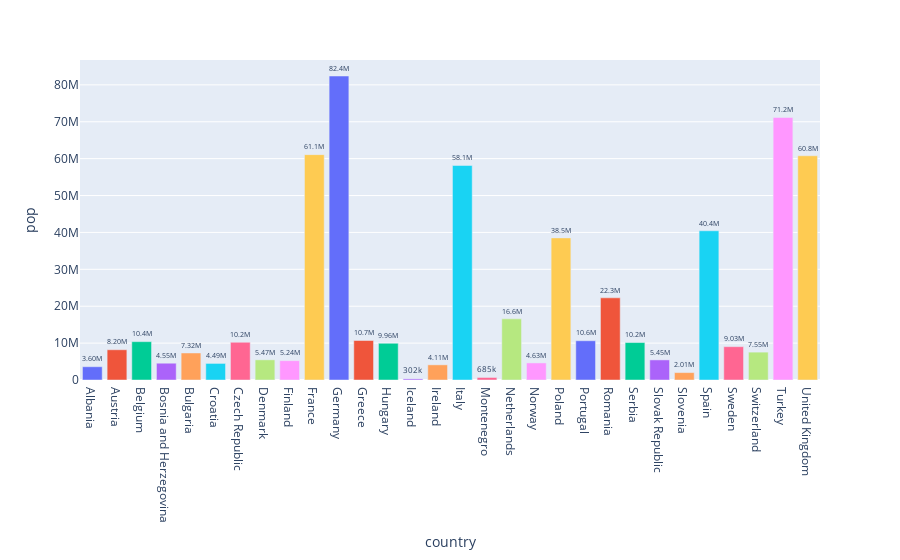

The notebook cell this image was saved under:
### Code cell
import plotly.express as px

fig = px.bar(df, x='country', y='pop', color='country', text='pop') 
fig.update_traces(
    textposition="outside",  # Set text position outside the bars
    texttemplate='%{text:.3s}',  # Set text template with 2 decimal places
    showlegend=False  # Hide legend
)
fig.show()

### Figure 1 — Plotly figure (JSON) as saved in the notebook; plotly's stock layout.template omitted (floating-point values rounded to 4 significant figures)
{"data": [{"alignmentgroup": "True", "hovertemplate": "country=%{x}<br>pop=%{text}<extra></extra>", "legendgroup": "Albania", "marker": {"color": "#636efa", "pattern": {"shape": ""}}, "name": "Albania", "offsetgroup": "Albania", "orientation": "v", "showlegend": false, "text": [3600523], "textposition": "outside", "texttemplate": "%{text:.3s}", "type": "bar", "x": ["Albania"], "xaxis": "x", "y": [3600523], "yaxis": "y"}, {"alignmentgroup": "True", "hovertemplate": "country=%{x}<br>pop=%{text}<extra></extra>", "legendgroup": "Austria", "marker": {"color": "#EF553B", "pattern": {"shape": ""}}, "name": "Austria", "offsetgroup": "Austria", "orientation": "v", "showlegend": false, "text": [8199783], "textposition": "outside", "texttemplate": "%{text:.3s}", "type": "bar", "x": ["Austria"], "xaxis": "x", "y": [8199783], "yaxis": "y"}, {"alignmentgroup": "True", "hovertemplate": "country=%{x}<br>pop=%{text}<extra></extra>", "legendgroup": "Belgium", "marker": {"color": "#00cc96", "pattern": {"shape": ""}}, "name": "Belgium", "offsetgroup": "Belgium", "orientation": "v", "showlegend": false, "text": [10392226], "textposition": "outside", "texttemplate": "%{text:.3s}", "type": "bar", "x": ["Belgium"], "xaxis": "x", "y": [10392226], "yaxis": "y"}, {"alignmentgroup": "True", "hovertemplate": "country=%{x}<br>pop=%{text}<extra></extra>", "legendgroup": "Bosnia and Herzegovina", "marker": {"color": "#ab63fa", "pattern": {"shape": ""}}, "name": "Bosnia and Herzegovina", "offsetgroup": "Bosnia and Herzegovina", "orientation": "v", "showlegend": false, "text": [4552198], "textposition": "outside", "texttemplate": "%{text:.3s}", "type": "bar", "x": ["Bosnia and Herzegovina"], "xaxis": "x", "y": [4552198], "yaxis": "y"}, {"alignmentgroup": "True", "hovertemplate": "country=%{x}<br>pop=%{text}<extra></extra>", "legendgroup": "Bulgaria", "marker": {"color": "#FFA15A", "pattern": {"shape": ""}}, "name": "Bulgaria", "offsetgroup": "Bulgaria", "orientation": "v", "showlegend": false, "text": [7322858], "textposition": "outside", "texttemplate": "%{text:.3s}", "type": "bar", "x": ["Bulgaria"], "xaxis": "x", "y": [7322858], "yaxis": "y"}, {"alignmentgroup": "True", "hovertemplate": "country=%{x}<br>pop=%{text}<extra></extra>", "legendgroup": "Croatia", "marker": {"color": "#19d3f3", "pattern": {"shape": ""}}, "name": "Croatia", "offsetgroup": "Croatia", "orientation": "v", "showlegend": false, "text": [4493312], "textposition": "outside", "texttemplate": "%{text:.3s}", "type": "bar", "x": ["Croatia"], "xaxis": "x", "y": [4493312], "yaxis": "y"}, {"alignmentgroup": "True", "hovertemplate": "country=%{x}<br>pop=%{text}<extra></extra>", "legendgroup": "Czech Republic", "marker": {"color": "#FF6692", "pattern": {"shape": ""}}, "name": "Czech Republic", "offsetgroup": "Czech Republic", "orientation": "v", "showlegend": false, "text": [10228744], "textposition": "outside", "texttemplate": "%{text:.3s}", "type": "bar", "x": ["Czech Republic"], "xaxis": "x", "y": [10228744], "yaxis": "y"}, {"alignmentgroup": "True", "hovertemplate": "country=%{x}<br>pop=%{text}<extra></extra>", "legendgroup": "Denmark", "marker": {"color": "#B6E880", "pattern": {"shape": ""}}, "name": "Denmark", "offsetgroup": "Denmark", "orientation": "v", "showlegend": false, "text": [5468120], "textposition": "outside", "texttemplate": "%{text:.3s}", "type": "bar", "x": ["Denmark"], "xaxis": "x", "y": [5468120], "yaxis": "y"}, {"alignmentgroup": "True", "hovertemplate": "country=%{x}<br>pop=%{text}<extra></extra>", "legendgroup": "Finland", "marker": {"color": "#FF97FF", "pattern": {"shape": ""}}, "name": "Finland", "offsetgroup": "Finland", "orientation": "v", "showlegend": false, "text": [5238460], "textposition": "outside", "texttemplate": "%{text:.3s}", "type": "bar", "x": ["Finland"], "xaxis": "x", "y": [5238460], "yaxis": "y"}, {"alignmentgroup": "True", "hovertemplate": "country=%{x}<br>pop=%{text}<extra></extra>", "legendgroup": "France", "marker": {"color": "#FECB52", "pattern": {"shape": ""}}, "name": "France", "offsetgroup": "France", "orientation": "v", "showlegend": false, "text": [61083916], "textposition": "outside", "texttemplate": "%{text:.3s}", "type": "bar", "x": ["France"], "xaxis": "x", "y": [61083916], "yaxis": "y"}, {"alignmentgroup": "True", "hovertemplate": "country=%{x}<br>pop=%{text}<extra></extra>", "legendgroup": "Germany", "marker": {"color": "#636efa", "pattern": {"shape": ""}}, "name": "Germany", "offsetgroup": "Germany", "orientation": "v", "showlegend": false, "text": [82400996], "textposition": "outside", "texttemplate": "%{text:.3s}", "type": "bar", "x": ["Germany"], "xaxis": "x", "y": [82400996], "yaxis": "y"}, {"alignmentgroup": "True", "hovertemplate": "country=%{x}<br>pop=%{text}<extra></extra>", "legendgroup": "Greece", "marker": {"color": "#EF553B", "pattern": {"shape": ""}}, "name": "Greece", "offsetgroup": "Greece", "orientation": "v", "showlegend": false, "text": [10706290], "textposition": "outside", "texttemplate": "%{text:.3s}", "type": "bar", "x": ["Greece"], "xaxis": "x", "y": [10706290], "yaxis": "y"}, {"alignmentgroup": "True", "hovertemplate": "country=%{x}<br>pop=%{text}<extra></extra>", "legendgroup": "Hungary", "marker": {"color": "#00cc96", "pattern": {"shape": ""}}, "name": "Hungary", "offsetgroup": "Hungary", "orientation": "v", "showlegend": false, "text": [9956108], "textposition": "outside", "texttemplate": "%{text:.3s}", "type": "bar", "x": ["Hungary"], "xaxis": "x", "y": [9956108], "yaxis": "y"}, {"alignmentgroup": "True", "hovertemplate": "country=%{x}<br>pop=%{text}<extra></extra>", "legendgroup": "Iceland", "marker": {"color": "#ab63fa", "pattern": {"shape": ""}}, "name": "Iceland", "offsetgroup": "Iceland", "orientation": "v", "showlegend": false, "text": [301931], "textposition": "outside", "texttemplate": "%{text:.3s}", "type": "bar", "x": ["Iceland"], "xaxis": "x", "y": [301931], "yaxis": "y"}, {"alignmentgroup": "True", "hovertemplate": "country=%{x}<br>pop=%{text}<extra></extra>", "legendgroup": "Ireland", "marker": {"color": "#FFA15A", "pattern": {"shape": ""}}, "name": "Ireland", "offsetgroup": "Ireland", "orientation": "v", "showlegend": false, "text": [4109086], "textposition": "outside", "texttemplate": "%{text:.3s}", "type": "bar", "x": ["Ireland"], "xaxis": "x", "y": [4109086], "yaxis": "y"}, {"alignmentgroup": "True", "hovertemplate": "country=%{x}<br>pop=%{text}<extra></extra>", "legendgroup": "Italy", "marker": {"color": "#19d3f3", "pattern": {"shape": ""}}, "name": "Italy", "offsetgroup": "Italy", "orientation": "v", "showlegend": false, "text": [58147733], "textposition": "outside", "texttemplate": "%{text:.3s}", "type": "bar", "x": ["Italy"], "xaxis": "x", "y": [58147733], "yaxis": "y"}, {"alignmentgroup": "True", "hovertemplate": "country=%{x}<br>pop=%{text}<extra></extra>", "legendgroup": "Montenegro", "marker": {"color": "#FF6692", "pattern": {"shape": ""}}, "name": "Montenegro", "offsetgroup": "Montenegro", "orientation": "v", "showlegend": false, "text": [684736], "textposition": "outside", "texttemplate": "%{text:.3s}", "type": "bar", "x": ["Montenegro"], "xaxis": "x", "y": [684736], "yaxis": "y"}, {"alignmentgroup": "True", "hovertemplate": "country=%{x}<br>pop=%{text}<extra></extra>", "legendgroup": "Netherlands", "marker": {"color": "#B6E880", "pattern": {"shape": ""}}, "name": "Netherlands", "offsetgroup": "Netherlands", "orientation": "v", "showlegend": false, "text": [16570613], "textposition": "outside", "texttemplate": "%{text:.3s}", "type": "bar", "x": ["Netherlands"], "xaxis": "x", "y": [16570613], "yaxis": "y"}, {"alignmentgroup": "True", "hovertemplate": "country=%{x}<br>pop=%{text}<extra></extra>", "legendgroup": "Norway", "marker": {"color": "#FF97FF", "pattern": {"shape": ""}}, "name": "Norway", "offsetgroup": "Norway", "orientation": "v", "showlegend": false, "text": [4627926], "textposition": "outside", "texttemplate": "%{text:.3s}", "type": "bar", "x": ["Norway"], "xaxis": "x", "y": [4627926], "yaxis": "y"}, {"alignmentgroup": "True", "hovertemplate": "country=%{x}<br>pop=%{text}<extra></extra>", "legendgroup": "Poland", "marker": {"color": "#FECB52", "pattern": {"shape": ""}}, "name": "Poland", "offsetgroup": "Poland", "orientation": "v", "showlegend": false, "text": [38518241], "textposition": "outside", "texttemplate": "%{text:.3s}", "type": "bar", "x": ["Poland"], "xaxis": "x", "y": [38518241], "yaxis": "y"}, {"alignmentgroup": "True", "hovertemplate": "country=%{x}<br>pop=%{text}<extra></extra>", "legendgroup": "Portugal", "marker": {"color": "#636efa", "pattern": {"shape": ""}}, "name": "Portugal", "offsetgroup": "Portugal", "orientation": "v", "showlegend": false, "text": [10642836], "textposition": "outside", "texttemplate": "%{text:.3s}", "type": "bar", "x": ["Portugal"], "xaxis": "x", "y": [10642836], "yaxis": "y"}, {"alignmentgroup": "True", "hovertemplate": "country=%{x}<br>pop=%{text}<extra></extra>", "legendgroup": "Romania", "marker": {"color": "#EF553B", "pattern": {"shape": ""}}, "name": "Romania", "offsetgroup": "Romania", "orientation": "v", "showlegend": false, "text": [22276056], "textposition": "outside", "texttemplate": "%{text:.3s}", "type": "bar", "x": ["Romania"], "xaxis": "x", "y": [22276056], "yaxis": "y"}, {"alignmentgroup": "True", "hovertemplate": "country=%{x}<br>pop=%{text}<extra></extra>", "legendgroup": "Serbia", "marker": {"color": "#00cc96", "pattern": {"shape": ""}}, "name": "Serbia", "offsetgroup": "Serbia", "orientation": "v", "showlegend": false, "text": [10150265], "textposition": "outside", "texttemplate": "%{text:.3s}", "type": "bar", "x": ["Serbia"], "xaxis": "x", "y": [10150265], "yaxis": "y"}, {"alignmentgroup": "True", "hovertemplate": "country=%{x}<br>pop=%{text}<extra></extra>", "legendgroup": "Slovak Republic", "marker": {"color": "#ab63fa", "pattern": {"shape": ""}}, "name": "Slovak Republic", "offsetgroup": "Slovak Republic", "orientation": "v", "showlegend": false, "text": [5447502], "textposition": "outside", "texttemplate": "%{text:.3s}", "type": "bar", "x": ["Slovak Republic"], "xaxis": "x", "y": [5447502], "yaxis": "y"}, {"alignmentgroup": "True", "hovertemplate": "country=%{x}<br>pop=%{text}<extra></extra>", "legendgroup": "Slovenia", "marker": {"color": "#FFA15A", "pattern": {"shape": ""}}, "name": "Slovenia", "offsetgroup": "Slovenia", "orientation": "v", "showlegend": false, "text": [2009245], "textposition": "outside", "texttemplate": "%{text:.3s}", "type": "bar", "x": ["Slovenia"], "xaxis": "x", "y": [2009245], "yaxis": "y"}, {"alignmentgroup": "True", "hovertemplate": "country=%{x}<br>pop=%{text}<extra></extra>", "legendgroup": "Spain", "marker": {"color": "#19d3f3", "pattern": {"shape": ""}}, "name": "Spain", "offsetgroup": "Spain", "orientation": "v", "showlegend": false, "text": [40448191], "textposition": "outside", "texttemplate": "%{text:.3s}", "type": "bar", "x": ["Spain"], "xaxis": "x", "y": [40448191], "yaxis": "y"}, {"alignmentgroup": "True", "hovertemplate": "country=%{x}<br>pop=%{text}<extra></extra>", "legendgroup": "Sweden", "marker": {"color": "#FF6692", "pattern": {"shape": ""}}, "name": "Sweden", "offsetgroup": "Sweden", "orientation": "v", "showlegend": false, "text": [9031088], "textposition": "outside", "texttemplate": "%{text:.3s}", "type": "bar", "x": ["Sweden"], "xaxis": "x", "y": [9031088], "yaxis": "y"}, {"alignmentgroup": "True", "hovertemplate": "country=%{x}<br>pop=%{text}<extra></extra>", "legendgroup": "Switzerland", "marker": {"color": "#B6E880", "pattern": {"shape": ""}}, "name": "Switzerland", "offsetgroup": "Switzerland", "orientation": "v", "showlegend": false, "text": [7554661], "textposition": "outside", "texttemplate": "%{text:.3s}", "type": "bar", "x": ["Switzerland"], "xaxis": "x", "y": [7554661], "yaxis": "y"}, {"alignmentgroup": "True", "hovertemplate": "country=%{x}<br>pop=%{text}<extra></extra>", "legendgroup": "Turkey", "marker": {"color": "#FF97FF", "pattern": {"shape": ""}}, "name": "Turkey", "offsetgroup": "Turkey", "orientation": "v", "showlegend": false, "text": [71158647], "textposition": "outside", "texttemplate": "%{text:.3s}", "type": "bar", "x": ["Turkey"], "xaxis": "x", "y": [71158647], "yaxis": "y"}, {"alignmentgroup": "True", "hovertemplate": "country=%{x}<br>pop=%{text}<extra></extra>", "legendgroup": "United Kingdom", "marker": {"color": "#FECB52", "pattern": {"shape": ""}}, "name": "United Kingdom", "offsetgroup": "United Kingdom", "orientation": "v", "showlegend": false, "text": [60776238], "textposition": "outside", "texttemplate": "%{text:.3s}", "type": "bar", "x": ["United Kingdom"], "xaxis": "x", "y": [60776238], "yaxis": "y"}], "layout": {"barmode": "relative", "legend": {"title": {"text": "country"}, "tracegroupgap": 0}, "margin": {"t": 60}, "xaxis": {"anchor": "y", "categoryarray": ["Albania", "Austria", "Belgium", "Bosnia and Herzegovina", "Bulgaria", "Croatia", "Czech Republic", "Denmark", "Finland", "France", "Germany", "Greece", "Hungary", "Iceland", "Ireland", "Italy", "Montenegro", "Netherlands", "Norway", "Poland", "Portugal", "Romania", "Serbia", "Slovak Republic", "Slovenia", "Spain", "Sweden", "Switzerland", "Turkey", "United Kingdom"], "categoryorder": "array", "domain": [0, 1], "title": {"text": "country"}}, "yaxis": {"anchor": "x", "domain": [0, 1], "title": {"text": "pop"}}}}
